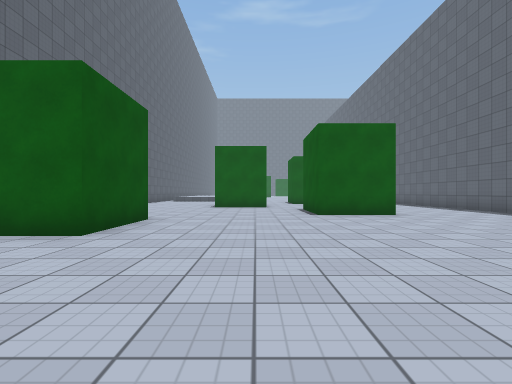
[1] (above)

24 first-person views from a walk through a Unity game level. The camera is 1.2 m above the floor, looks level and sees 85° across. The floor is counted in squares, 2 m on a side. Each view is taken from the middle of a square. On the plan, view 1 faces up. The plan holds only what a view shows up to about 9 squares ahead; the rest is blank. The place goes on beyond the plan. The player character is not drawn. Surface patterns are stand-ins for the level's own textures.

[2]
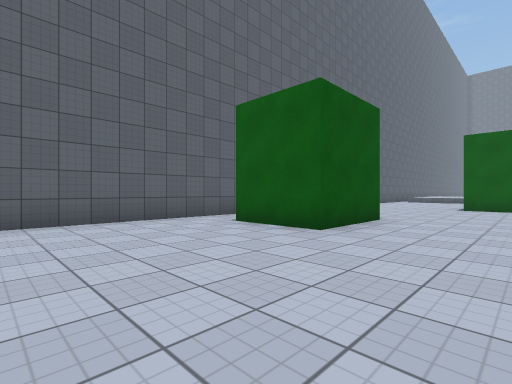

[3]
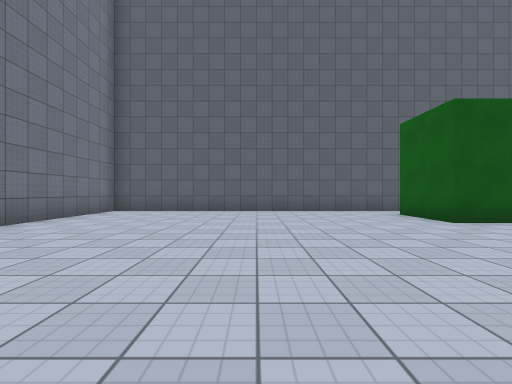

[4]
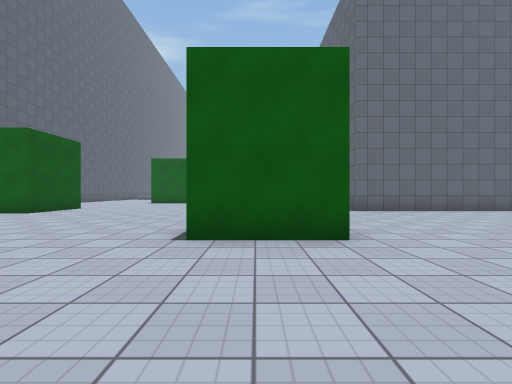

[5]
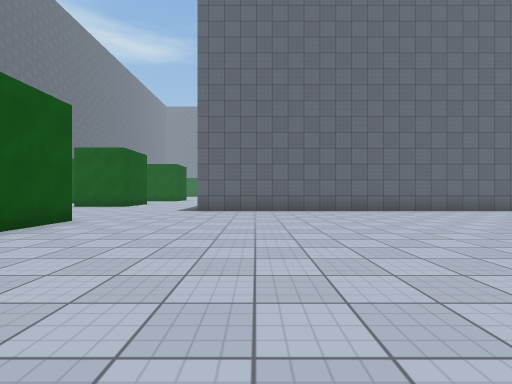

[6]
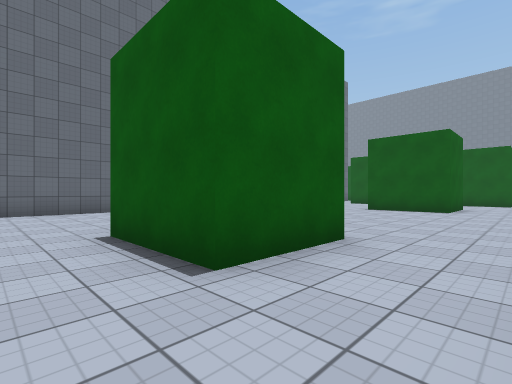

[7]
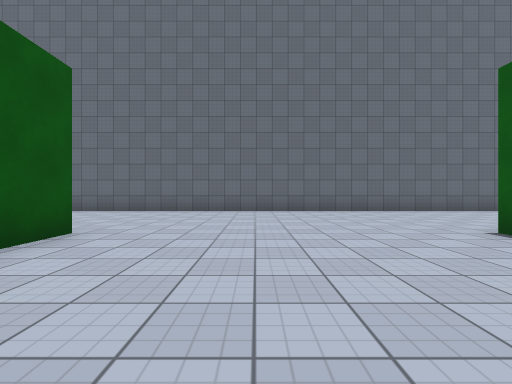

[8]
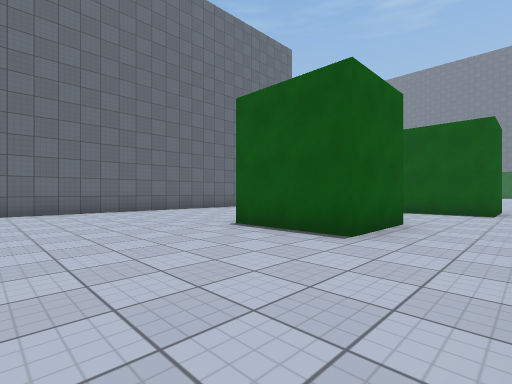

[9]
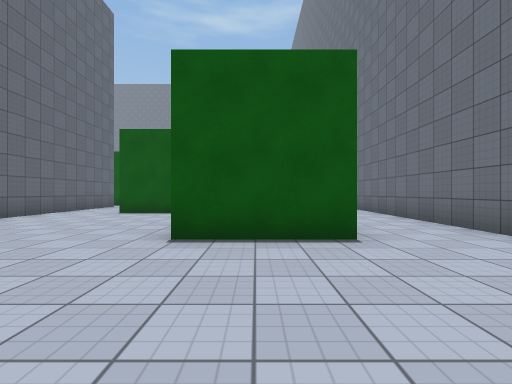

[10]
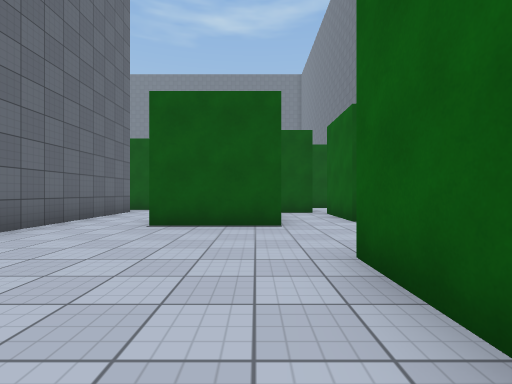

[11]
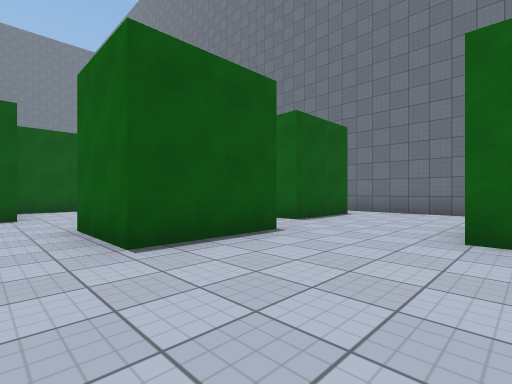

[12]
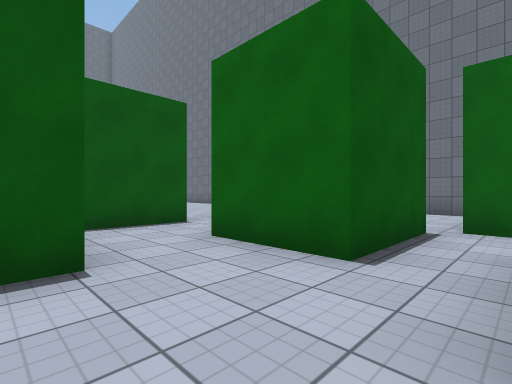

[13]
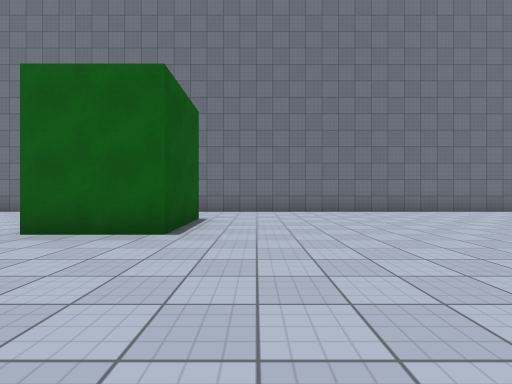

[14]
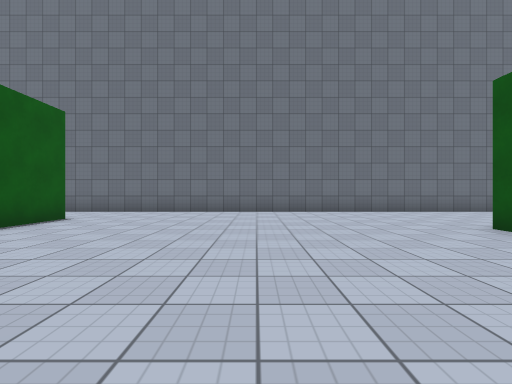

[15]
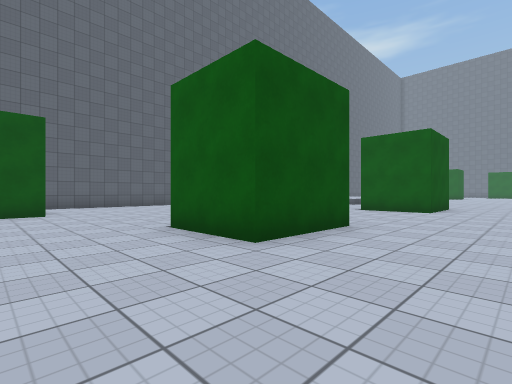

[16]
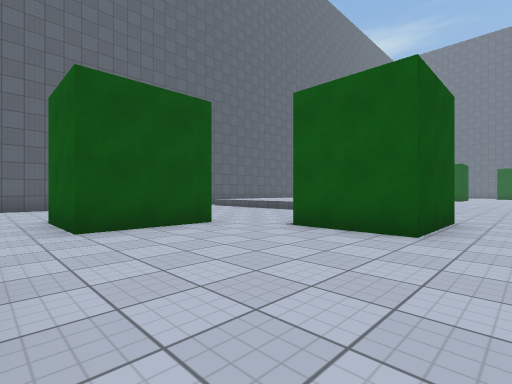

[17]
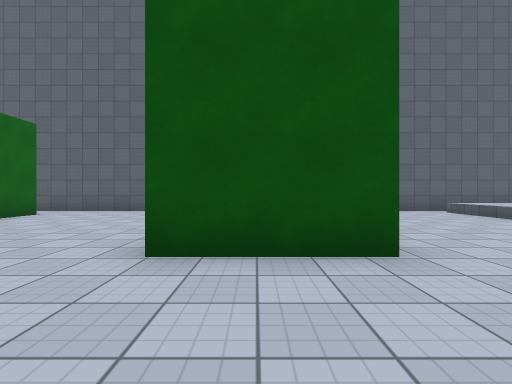

[18]
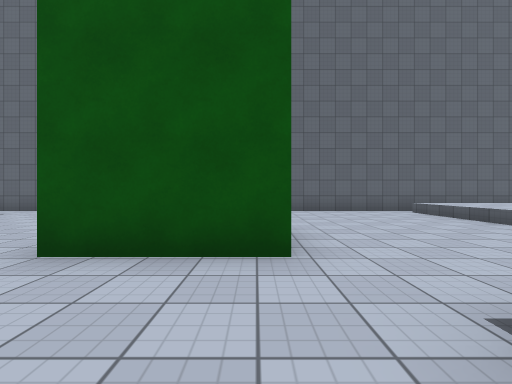

[19]
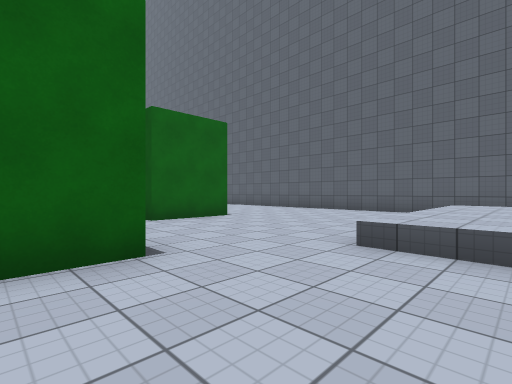

[20]
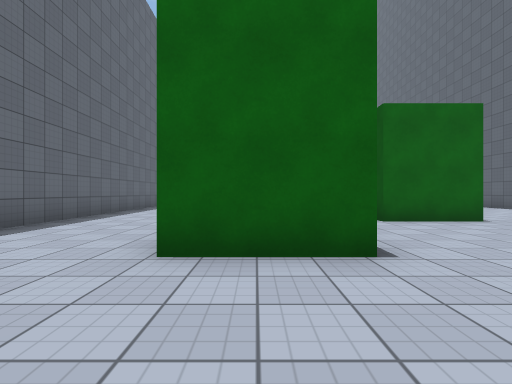

[21]
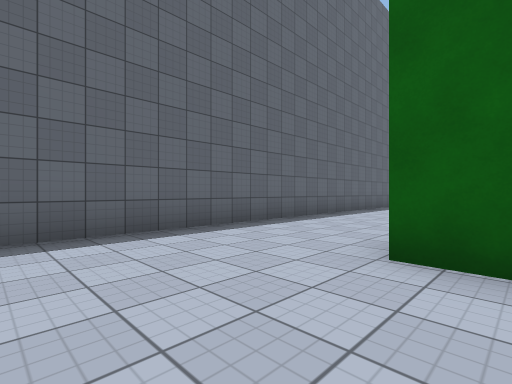

[22]
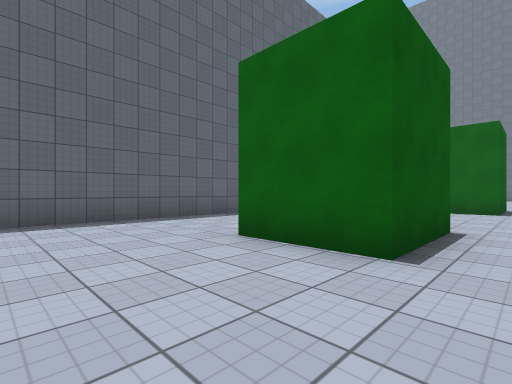

[23]
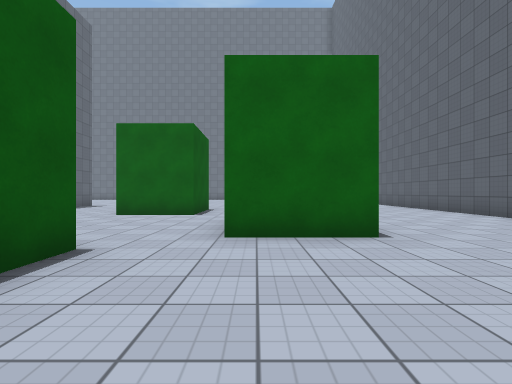

[24]
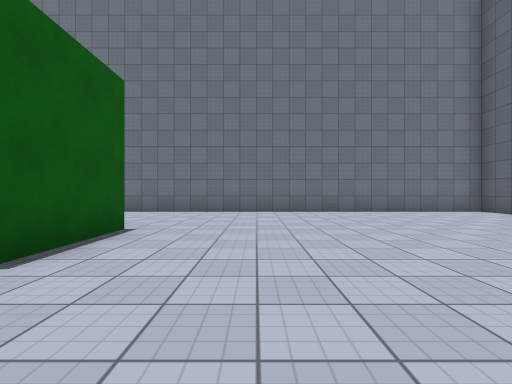

### Floor plan
Points are (right, up) in squares from view 1. A wall is a line through its corners. A room is listed if a view was taken in it or the views show most of it. See-through windows are left out.
Room 1 (views 1, 2, 3, 4, 5, 6, 7, 8, 9, 10, 11, 13, 14, 15, 16, 17, 18, 19, 20, 21, 22, 23, 24)
walls: (7.2, 7.8) (7.2, 18.9); (5.2, 1.9) (5.2, -0.5) (3.1, -0.5) (3.1, 1.8); (3.7, 7.3) (1.6, 7.3) (1.6, 9.7) (3.7, 9.7) (3.7, 7.3); (-2.4, 6.2) (-2.4, 3.8) (-4.5, 3.8); (3.9, 14.1) (1.9, 14.1) (1.9, 16.4) (3.9, 16.4) (3.9, 14.1); (15.4, -2.3) (13.3, -2.3) (13.3, 0.1) (15.3, 0.1) (15.3, -1.1); (-4.5, 6.2) (-3.2, 6.2); (-1.6, 13.3) (0.4, 13.3) (0.4, 11) (-1.6, 11); (-5.8, 11.6) (-5.8, -4.5) (14.9, -4.5); (19.1, -4.5) (19.9, -4.5); (22, 0.1) (23.6, 0.1); (21.8, -4.5) (27.2, -4.5); (23.6, -2.3) (21.5, -2.3) (21.5, 0.1); (25.4, 4.8) (7.1, 4.8); (-5.8, 19.5) (-5.8, 14.1); (26, 0.5) (26, 2.9); (26.7, -3.3) (26.7, -1)
low walls: (-2, 17.6) (-5.2, 17.6); (0, 18.9) (0, 17.5)
ways out: opening at (25, 4) to room 2; opening at (27.5, -4); opening at (27.5, 0)
Room 2 (view 12)
walls: (30.4, 3.4) (30.4, 4); (29.1, 1.7) (31.2, 1.7); (29.4, 4.8) (25.4, 4.8); (33, 0.9) (33, 3.2); (26, 2.9) (28, 2.9)
ways out: opening at (25, 4) to room 1; opening at (29, 1)

Where each view was taken, in squares from view 1:
view 1: 0 up, 0 right, facing up
view 2: 0 up, 0 right, facing up-left
view 3: 0 up, 3 right, facing left
view 4: 4 down, 4 right, facing up
view 5: 4 down, 9 right, facing up
view 6: 4 down, 12 right, facing up-right
view 7: 4 down, 18 right, facing up
view 8: 4 down, 18 right, facing up-right
view 9: 1 down, 18 right, facing right
view 10: 1 up, 21 right, facing right
view 11: 4 up, 23 right, facing down-right
view 12: 4 up, 28 right, facing down-right
view 13: 4 up, 12 right, facing down
view 14: 4 up, 9 right, facing down
view 15: 5 up, 6 right, facing up-left
view 16: 10 up, 5 right, facing up-left
view 17: 12 up, 3 right, facing left
view 18: 13 up, 3 right, facing left
view 19: 19 up, 3 right, facing down-left
view 20: 19 up, 3 right, facing down
view 21: 19 up, 3 right, facing down-right
view 22: 19 up, 1 right, facing down-right
view 23: 17 up, 0 right, facing down
view 24: 4 up, 1 right, facing down
